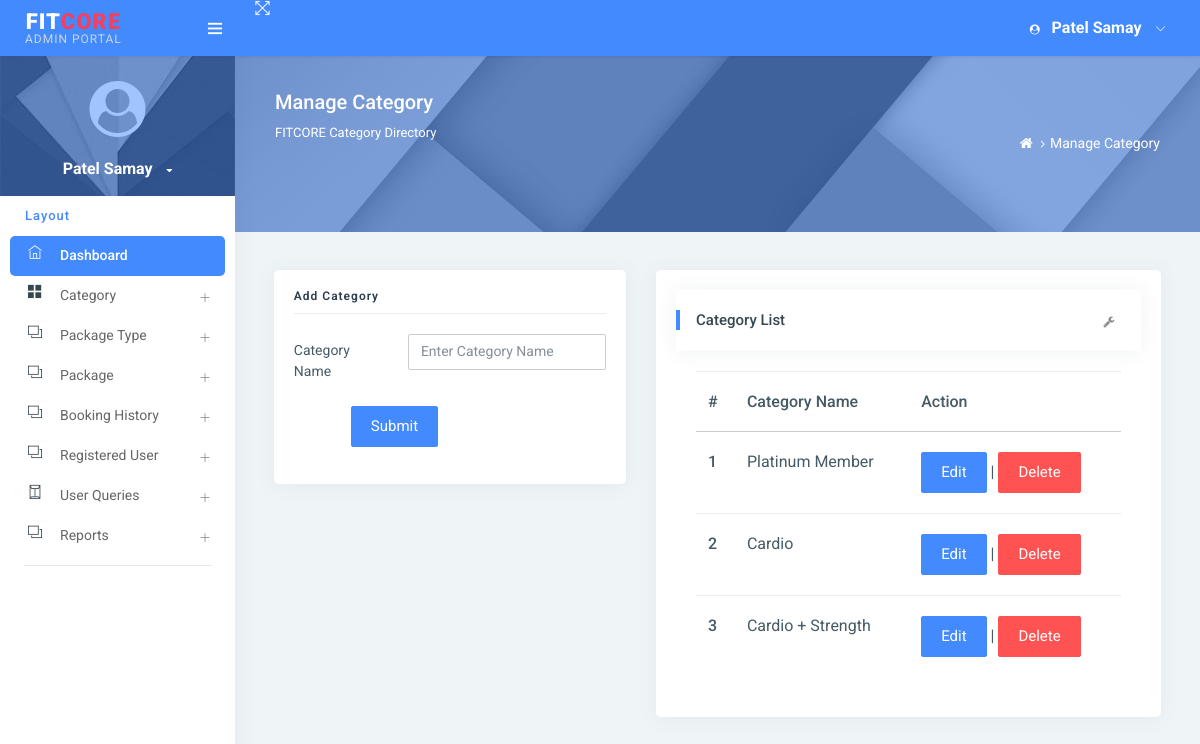
The page /manageCategory/ (signed in) on the database as committed earlier.
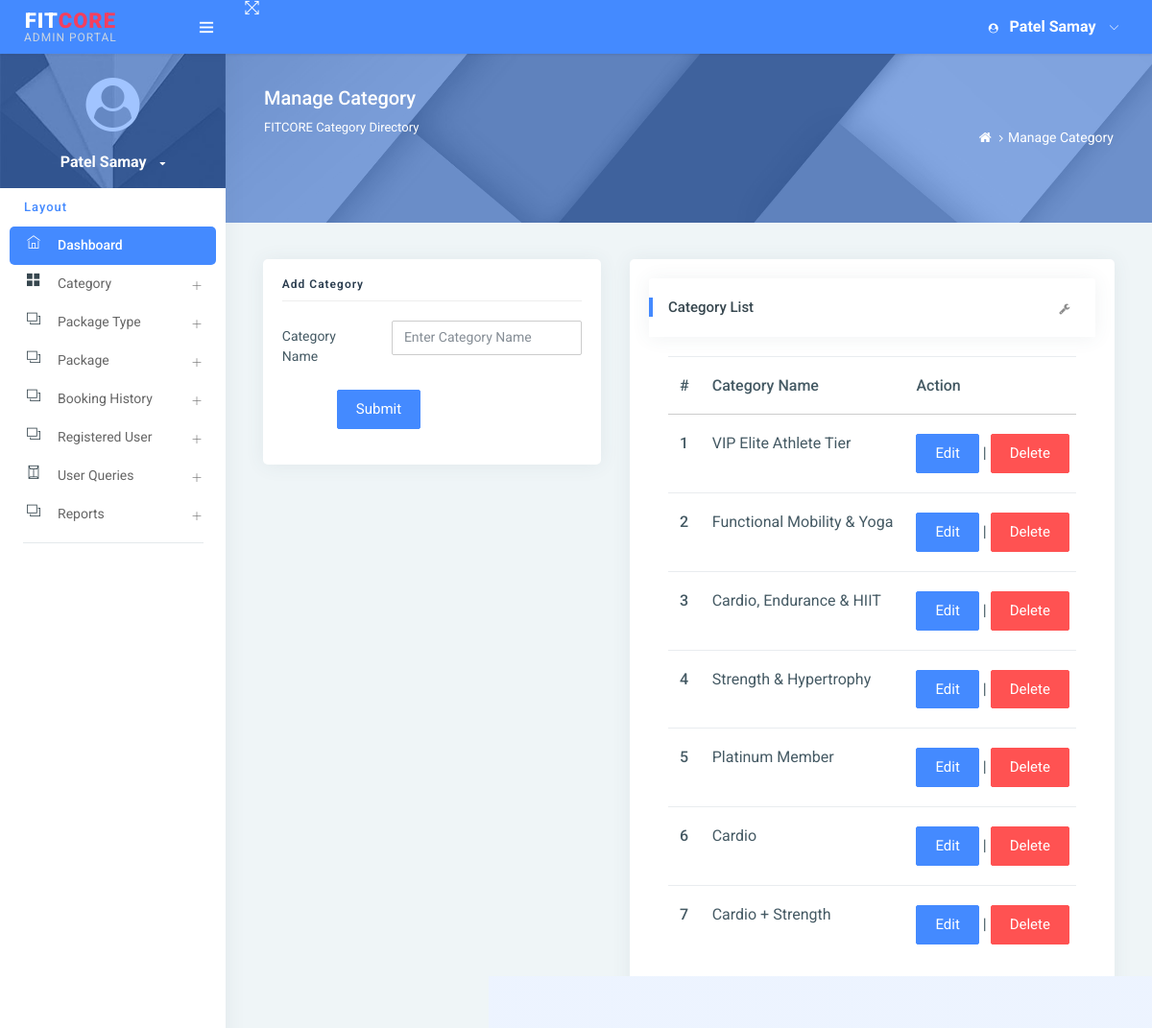
The same page on the database as committed later.
### gym/models.py (models this page shows, shortened)
class Category(models.Model):
    categoryname = models.CharField(max_length=200, null=True)
    status = models.CharField(max_length=300, null=True, blank=True)
    creationdate = models.DateTimeField(auto_now_add=True)
    class Meta:
        verbose_name_plural = "Categories"

### gym/views.py (the view, shortened to what this page needs)
# urls.py: path('manageCategory/', manageCategory, name='manageCategory'),
@login_required(login_url='admin_login')
def manageCategory(request):
    if not request.user.is_staff:
        return redirect('admin_login')
    category = Category.objects.all().order_by('-creationdate')
    return render(request, 'admin/manageCategory.html', {'category': category})

### gym/templates/admin/manageCategory.html (shortened to what the changed rows need)
{% extends 'admin_base.html' %}
{% load static %}
{% block main %}
<div class="pcoded-inner-content">
    <div class="main-body">
        <div class="page-wrapper">
            <div class="page-body">
                <div class="row">
                    <div class="col-md-7">
                        <div class="card">
                            <div class="card-block">
                                <div class="card-block table-border-style">
                                    <div class="table-responsive">
                                        <table class="table">
                                            <thead>
                                            <tr>
                                                <th>#</th>
                                                <th>Category Name</th>
                                                <th>Action</th>
                                            </tr>
                                            </thead>
                                            <tbody>
                                            {% for i in category %}
                                            <tr>
                                                <th scope="row">{{forloop.counter}}</th>
                                                <td>{{i.categoryname}}</td>
                                                <td><a href="{% url 'editCategory' i.id %}" class="btn btn-primary">Edit</a> |
                                                    <a href="{% url 'deleteCategory' i.id %}"
                                                       onclick="return confirm('Are you sure to Delete')"
                                                       class="btn btn-danger">Delete</a></td>
                                            </tr>
                                            {% endfor %}
                                            </tbody>
                                        </table>
                                    </div>
                                </div>
                            </div>
                        </div>
                    </div>
                </div>
            </div>
        </div>
    </div>
</div>
{% endblock %}

Rows that differ between the two databases and show on the page:
added Category: categoryname "VIP Elite Athlete Tier"
added Category: categoryname "Functional Mobility & Yoga"
added Category: categoryname "Cardio, Endurance & HIIT"
added Category: categoryname "Strength & Hypertrophy"
